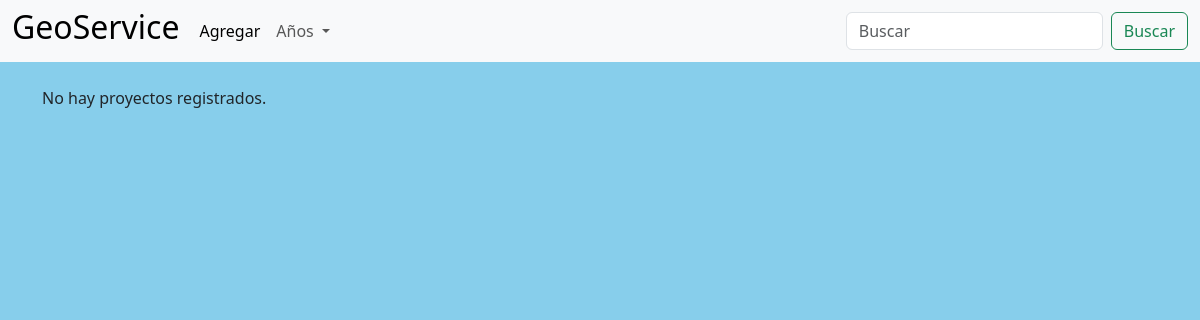
The app's page /, older data.
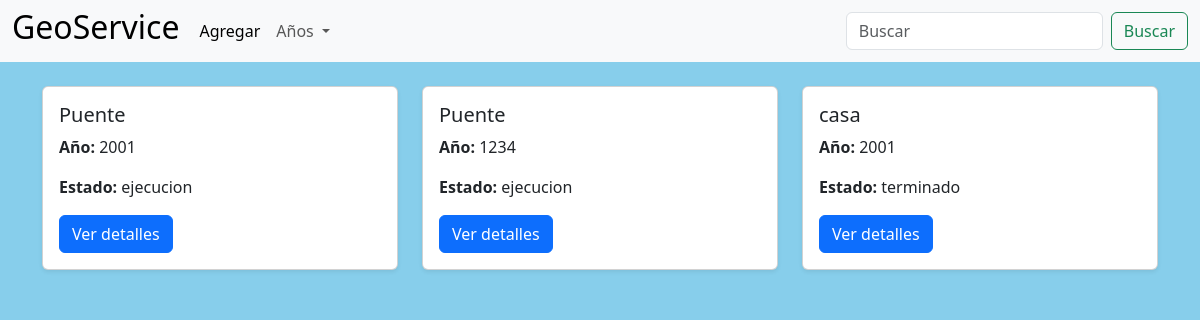
The same page, newer data.
### proyectos/models.py (models this page shows, shortened)
class proyecto(models.Model):
    ESTADOS = [
        ('Ejecucion', 'En ejecución'),
        ('Progreso', 'En progreso'),
        ('Terminado', 'Terminado'),
        ('Cancelado', 'Cancelado'),
    ]
    id = models.AutoField(primary_key=True)
    nombre = models.CharField(max_length=100)
    descripcion = models.TextField()
    año = models.IntegerField()
    estado = models.CharField(max_length=50, choices=ESTADOS)

### proyectos/views.py (the view)
# urls.py: path('', include('proyectos.urls')),
def proyectos(request):
    buscar = request.GET.get('buscar', '')
    año = request.GET.get('año', '')
    proyectos = proyecto.objects.all()
    if buscar:
        proyectos = proyectos.filter(
            Q(nombre__icontains=buscar) |
            Q(año__icontains=buscar) |
            Q(estado__icontains=buscar)
        )
    if año:
        proyectos = proyectos.filter(año=año)
    años = proyecto.objects.values_list('año', flat=True).distinct().order_by('-año')
    return render(request, 'index.html', {
        'proyectos': proyectos,
        'buscar': buscar,
        'años': años,
        'año_seleccionado': año
    })

### proyectos/Templates/index.html (shortened to what this page needs)
{% load static %}
<!DOCTYPE html>
<html lang="en">
<head>
    <link href="https://cdn.jsdelivr.net/npm/bootstrap@5.3.8/dist/css/bootstrap.min.css" rel="stylesheet">
    <link rel="stylesheet" href="{% static 'css/style.css' %}">
</head>
<body>
    {% include 'nav.html' %}
    <div class="container mt-4">
        <div class="row g-4">
            {% for proyecto in proyectos %}
            <div class="col-md-4">
                <div class="card h-100 shadow-sm">
                    <div class="card-body">
                        <h5 class="card-title">
                            {{ proyecto.nombre }}
                        </h5>
                        <p class="card-text">
                            <strong>Año:</strong> {{ proyecto.año }}
                        </p>
                        <p class="card-text">
                            <strong>Estado:</strong> {{ proyecto.estado }}
                        </p>
                        <a href="{% url 'detalles' proyecto.id %}" class="btn btn-primary">
                            Ver detalles
                        </a>
                    </div>
                </div>
            </div>
            {% empty %}
            <div class="col-12">
                <p>No hay proyectos registrados.</p>
            </div>
            {% endfor %}
        </div>
    </div>
</body>
</html>

### proyectos/Templates/nav.html (shortened to what this page needs)
<nav class="navbar navbar-expand-lg bg-body-tertiary">
        <div class="container-fluid">
            <a href="{% url 'proyectos' %}"><h2>GeoService</h2></a>
            <div class="collapse navbar-collapse" id="navbarNavDropdown">
                <div class="container-fluid">
                    <ul class="navbar-nav" >
                        <li class="nav-item">
                            <a class="nav-link active" aria-current="page" href="{% url 'agregarProyecto' %}" id="botonesA">Agregar</a>
                        </li>
                        <li class="nav-item dropdown">
                            <a class="nav-link dropdown-toggle" href="#" role="button" data-bs-toggle="dropdown" aria-expanded="false">
                                Años
                            </a>
                        </li>
                    </ul>
                </div>
            </div>
                <form class="d-flex" role="search" method="GET" action="{% url 'proyectos' %}">
                    <input
                        class="form-control me-2"
                        type="search"
                        name="buscar"
                        placeholder="Buscar"
                        value="{{ buscar }}"
                        aria-label="Buscar"
                    >
                    <button class="btn btn-outline-success" type="submit">
                        Buscar
                    </button>
                </form>
        </div>
    </nav>

### proyectos/static/css/style.css (style rules this page uses)
body { background-color: skyblue; }
a { text-decoration: none; color: black; }

Row changes from the older to the newer data that the page shows:
added proyecto: nombre "Puente", año "2001", estado "ejecucion"
added proyecto: nombre "Puente", año "1234", estado "ejecucion"
added proyecto: nombre "casa", año "2001", estado "terminado"
Text that changed along with them:
text no longer shown: "No hay proyectos registrados."
